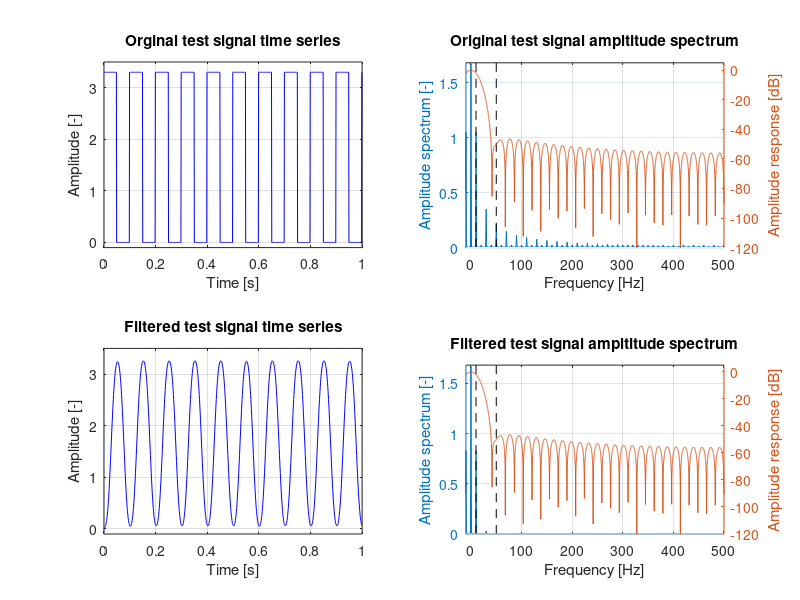

The MATLAB source for this figure: (Note: this script raises an error after producing the figure.)
%%% File info 
%
% ************************************************************************
%
%  @file     unit_test_fir.m
%  @author   Adrian Wojcik
%  @version  1.0
%  @date     12-Dec-2020 19:59:05
%  @brief    Simple digital low-pass filter design and test
%
% ************************************************************************
%
%% Test signal
% sample time & freq
ts = 0.001; % [s]
fs = 1/ts;  % [Hz]

% test time
tmax = 1;   % [s]

% time vector
tvec = 0 : ts : tmax-ts;

% sample vector
nvec = 0 : length(tvec)-1;

% test signal - square wave
T = 0.1; % [s] signal period
xvec = zeros(size(tvec));
for i = nvec+1
    if mod(i*ts,T) < T/2
       xvec(i) = 3.3;
    else
       xvec(i) = 0.0; 
    end%if
end%for

% test signal amplitude spectrum
% frequency vector
frange = (-1/2 : 1/length(nvec) : 1/2-1/length(nvec)); % [-]
fxvec = frange*fs;                               % [Hz]
% amplitude response
Axvec = abs(fftshift(fft(xvec,length(nvec)))); % [-]
Axvec = Axvec / length(nvec);

%% FIR design

% Filter desired parameters
% cut-off frequency
f1 = 10;  % [Hz]
% frequency at the end transition band
f2 = 50; % [Hz]
% transition band length
df = f2 - f1;
% stopband attenuation of A [dB] at f2 [Hz]
A = 50; % [dB]
               
% Filter order estimation
% with 'fred harris rule of thumb'
N = round( (fs/df)*A / 22 );

% Filter object with fir1 funcion
% normalised frequency
w = f1 / (fs/2); % [-]
% low pass filter
b = fir1(N, w, 'low');

% Filter frequency response
% no. of samples
n = 10^4; % [-]
% frequency vector
frange = (-1/2 : 1/n : 1/2-1/n); % [-]
fhvec = frange*fs;               % [Hz]
% amplitude response
Ahvec_v1 = abs(freqz(b, 1, 2*pi*frange)); % [-] frequency response
Ahvec_v1 = 20*log10(Ahvec_v1); % [dB]
Ahvec_v2 = abs(fftshift(fft(b,n)));       % [-] impulse response fft 
Ahvec_v2 = 20*log10(Ahvec_v2); % [dB]

% Test signal filtration
xfvec = filter(b,1,xvec);

% filtered signal amplitude spectrum
% amplitude response
Axfvec = abs(fftshift(fft(xfvec,length(nvec)))); % [-]
Axfvec = Axfvec / length(nvec);

%% Plot results
fminmax = [-10 fs/2];
tminmax = [0 tmax];
Aminmax = [-0.1 3.5];
AdBminmax = [-120 5];

subplot(2,2,1)
  plot(nvec/fs, xvec, 'b'); grid on;
  xlabel("Time [s]");
  ylabel("Amplitude [-]");
  axis([tminmax Aminmax]);
  title('Orginal test signal time series');
  hold off;
subplot(2,2,2)
  ax = plotyy (fxvec, Axvec, ...
               fhvec, Ahvec_v1, ...
               @plot, @plot); hold on; grid on;
  xlabel("Frequency [Hz]");
  ylabel(ax(1), "Amplitude spectrum [-]");
  ylabel(ax(2), "Amplitude response [dB]"); 
  plot([f1 f1], AdBminmax, 'k--');
  plot([f2 f2], AdBminmax, 'k--'); 
  set(ax(1),'YLim', [0 0.51*3.3], 'XLim', fminmax);
  set(ax(2),'YLim', AdBminmax, 'XLim', fminmax);
  set(ax(2),'XTick',[], 'xcolor',[1 1 1]);
  title('Original test signal ampltitude spectrum');
  hold off;
subplot(2,2,3)
  plot(nvec/fs, xfvec, 'b'); grid on; hold on;
  xlabel("Time [s]");
  ylabel("Amplitude [-]");
  axis([tminmax Aminmax]);
  title('Filtered test signal time series');
  hold off;
subplot(2,2,4)
  ax = plotyy (fxvec, Axfvec, ...
               fhvec, Ahvec_v2, ...
               @plot, @plot); hold on; grid on;
  xlabel("Frequency [Hz]");
  ylabel(ax(1), "Amplitude spectrum [-]");
  ylabel(ax(2), "Amplitude response [dB]"); 
  plot([f1 f1], AdBminmax, 'k--');
  plot([f2 f2], AdBminmax, 'k--'); 
  set(ax(1),'YLim', [0 0.51*3.3], 'XLim', fminmax);
  set(ax(2),'YLim', AdBminmax, 'XLim', fminmax);
  set(ax(2),'XTick',[], 'xcolor',[1 1 1]);
  title('Filtered test signal ampltitude spectrum');
  hold off;
  
%% Save data to .csv files

% Number of taps (== number of coefficients == order+1) 
VEC2CSV('fir_ntaps.csv', N+1, 0);

% Test signal
VEC2CSV('fir_x.csv', xvec, 30);
VEC2CSV('fir_y.csv', zeros(size(xvec)), 1);

% Reference output signal
VEC2CSV('fir_yref.csv', xfvec, 30);

% Filter coefficients
VEC2CSV('fir_b.csv', b, 30);

% Filter initial state
VEC2CSV('fir_state_init.csv', zeros(size(b)), 1);